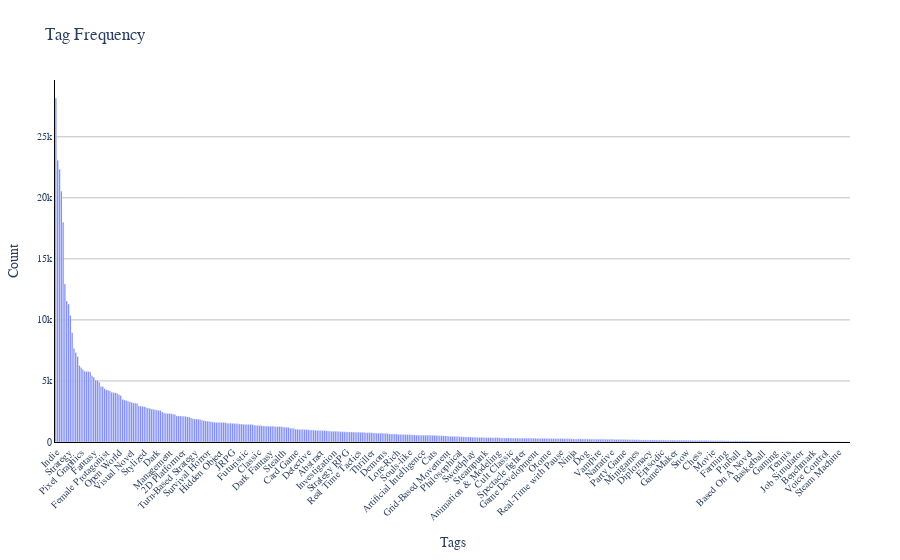

The code cell stored with this chart in its notebook:
### Code cell
tag_counts = metadata_expand['tags'].value_counts().reset_index()
tag_counts.columns = ['tags', 'count']

fig = px.bar(tag_counts, x='tags', y='count', title='Tag Frequency')

fig.update_layout(
    xaxis_title='Tags',
    yaxis_title='Count',
    font=dict(family='Arial', size=12),
    plot_bgcolor='white',
    paper_bgcolor='white',
    margin=dict(l=50, r=50, t=80, b=50),
    showlegend=False  
)

fig.update_xaxes(tickangle=-45, tickfont=dict(size=10), showline=True, linewidth=1, linecolor='black')

fig.update_yaxes(tickfont=dict(size=10), showline=True, linewidth=1, linecolor='black', showgrid=True, gridwidth=0.5, gridcolor='gray')

fig.show()

### Figure 1 — Plotly figure (JSON) as saved in the notebook; plotly's stock layout.template omitted (floating-point values rounded to 4 significant figures; data arrays with more than 128 entries replaced by an {"elided": "..."} marker saying what was removed)
{"data": [{"alignmentgroup": "True", "hovertemplate": "tags=%{x}<br>count=%{y}<extra></extra>", "legendgroup": "", "marker": {"color": "#636efa", "pattern": {"shape": ""}}, "name": "", "offsetgroup": "", "orientation": "v", "showlegend": false, "textposition": "auto", "type": "bar", "x": {"elided": "441 str values"}, "xaxis": "x", "y": {"elided": "441 int values"}, "yaxis": "y"}], "layout": {"autosize": true, "barmode": "relative", "font": {"family": "Arial", "size": 12}, "legend": {"tracegroupgap": 0}, "margin": {"b": 50, "l": 50, "r": 50, "t": 80}, "paper_bgcolor": "white", "plot_bgcolor": "white", "showlegend": false, "title": {"text": "Tag Frequency"}, "xaxis": {"anchor": "y", "autorange": true, "domain": [0, 1], "linecolor": "black", "linewidth": 1, "range": [-0.5, 440.5], "showline": true, "tickangle": -45, "tickfont": {"size": 10}, "title": {"text": "Tags"}, "type": "category"}, "yaxis": {"anchor": "x", "autorange": true, "domain": [0, 1], "gridcolor": "gray", "gridwidth": 0.5, "linecolor": "black", "linewidth": 1, "range": [0, 29650.0], "showgrid": true, "showline": true, "tickfont": {"size": 10}, "title": {"text": "Count"}, "type": "linear"}}}
